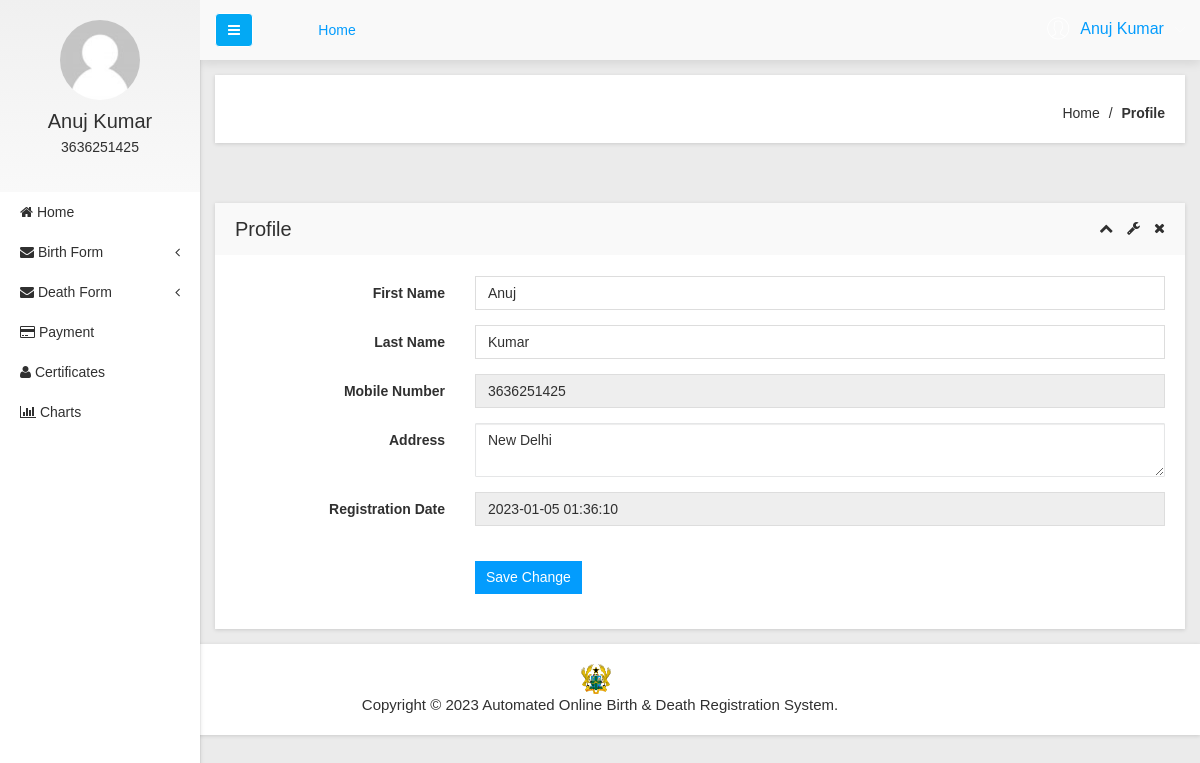
Screenshot of /user/profile.php (signed in) with the database file from the repository.
### tables this page shows
CREATE TABLE `tbluser` (
  `ID` int(10) NOT NULL,
  `FirstName` varchar(200) DEFAULT NULL,
  `LastName` varchar(200) DEFAULT NULL,
  `MobileNumber` bigint(10) DEFAULT NULL,
  `Address` mediumtext DEFAULT NULL,
  `Password` varchar(200) NOT NULL,
  `RegDate` timestamp NULL DEFAULT current_timestamp()
);

### user/profile.php (the view, shortened to what this page needs)
<?php
include('includes/dbconnection.php');
if (strlen($_SESSION['obcsuid']==0)) {
  header('location:logout.php');
  } else{
  ?>
<!doctype html>
<html class="no-js" lang="en">
<head>
    <link rel="stylesheet" href="css/bootstrap.min.css">
    <link rel="stylesheet" href="css/font-awesome.min.css">
    <link rel="stylesheet" href="css/adminpro-custon-icon.css">
    <link rel="stylesheet" href="css/meanmenu.min.css">
    <link rel="stylesheet" href="css/jquery.mCustomScrollbar.min.css">
    <link rel="stylesheet" href="css/animate.css">
    <link rel="stylesheet" href="css/modals.css">
    <link rel="stylesheet" href="css/normalize.css">
    <link rel="stylesheet" href="css/form/all-type-forms.css">
    <link rel="stylesheet" href="style.css">
    <link rel="stylesheet" href="css/responsive.css">
</head>
<body class="materialdesign">
    <div class="wrapper-pro">
   <?php include_once('includes/sidebar.php');?>
        <?php include_once('includes/header.php');?>
            <div class="breadcome-area mg-b-30 small-dn">
                <div class="container-fluid">
                    <div class="row">
                        <div class="col-lg-12">
                            <div class="breadcome-list shadow-reset">
                                <div class="row">
                                    <div class="col-lg-12">
                                        <ul class="breadcome-menu">
                                            <li><a href="dashboard.php">Home</a> <span class="bread-slash">/</span>
                                            </li>
                                            <li><span class="bread-blod">Profile</span>
                                            </li>
                                        </ul>
                                    </div>
                                </div>
                            </div>
                        </div>
                    </div>
                </div>
            </div>
            <div class="basic-form-area mg-b-15">
                <div class="container-fluid">
                    <div class="row">
                        <div class="col-lg-12">
                            <div class="sparkline12-list shadow-reset mg-t-30">
                                <div class="sparkline12-hd">
                                    <div class="main-sparkline12-hd">
                                        <h1>Profile</h1>
                                        <div class="sparkline12-outline-icon">
                                            <span class="sparkline12-collapse-link"><i class="fa fa-chevron-up"></i></span>
                                            <span><i class="fa fa-wrench"></i></span>
                                            <span class="sparkline12-collapse-close"><i class="fa fa-times"></i></span>
                                        </div>
                                    </div>
                                </div>
                                <div class="sparkline12-graph">
                                    <div class="basic-login-form-ad">
                                        <div class="row">
                                            <div class="col-lg-12">
                                                <div class="all-form-element-inner">
                                                    <form method="post">
                                                        <?php
$uid=$_SESSION['obcsuid'];
$sql="SELECT * from  tbluser where ID=:uid";
$query = $dbh -> prepare($sql);
$query->bindParam(':uid',$uid,PDO::PARAM_STR);
$query->execute();
$results=$query->fetchAll(PDO::FETCH_OBJ);
$cnt=1;
if($query->rowCount() > 0)
{
foreach($results as $row)
{               ?>
                                                        <div class="form-group-inner">
                                                            <div class="row">
                                                                <div class="col-lg-3">
                                                                    <label class="login2 pull-right pull-right-pro">First Name</label>
                                                                </div>
                                                                <div class="col-lg-9">
                                                                    <input type="text" class="form-control" name="fname" value="<?php  echo $row->FirstName;?>" required="true" />
                                                                </div>
                                                            </div>
                                                        </div>
                                                        <div class="form-group-inner">
                                                            <div class="row">
                                                                <div class="col-lg-3">
                                                                    <label class="login2 pull-right pull-right-pro">Last Name</label>
                                                                </div>
                                                                <div class="col-lg-9">
                                                                    <input type="text" class="form-control" name="lname" value="<?php  echo $row->LastName;?>" required="true" />
                                                                </div>
                                                            </div>
                                                        </div>
                                                        <div class="form-group-inner">
                                                            <div class="row">
                                                                <div class="col-lg-3">
                                                                    <label class="login2 pull-right pull-right-pro">Mobile Number</label>
                                                                </div>
                                                                <div class="col-lg-9">
                                                                    <input type="text" class="form-control" readonly="true" value="<?php  echo $row->MobileNumber;?>" />
                                                                </div>
                                                            </div>
                                                        </div>
                                                        <div class="form-group-inner">
                                                            <div class="row">
                                                                <div class="col-lg-3">
                                                                    <label class="login2 pull-right pull-right-pro">Address</label>
                                                                </div>
                                                                <div class="col-lg-9">
                                                                    <textarea type="text" class="form-control" name="add" value="" /><?php  echo $row->Address;?></textarea>
                                                                </div>
                                                            </div>
                                                        </div>
                                                       <div class="form-group-inner">
                                                            <div class="row">
                                                                <div class="col-lg-3">
                                                                    <label class="login2 pull-right pull-right-pro">Registration Date</label>
                                                                </div>
                                                                <div class="col-lg-9">
                                                                    <input type="text" class="form-control" readonly="true" value="<?php  echo $row->RegDate;?>" />
                                                                </div>
                                                            </div>
                                                        </div>
                                                    <?php $cnt=$cnt+1;}} ?>
                                                        <div class="form-group-inner">
                                                            <div class="login-btn-inner">
                                                                <div class="row">
                                                                    <div class="col-lg-3"></div>
                                                                    <div class="col-lg-9">
                                                                        <div class="login-horizental cancel-wp pull-left">
                                                                            <button class="btn btn-sm btn-primary login-submit-cs" type="submit" name="submit">Save Change</button>
                                                                        </div>
                                                                    </div>
                                                                </div>
                                                            </div>
                                                        </div>
                                                    </form>
                                                </div>
                                            </div>
                                        </div>
                                    </div>
                                </div>
                            </div>
                        </div>
                    </div>
                </div>
            </div>
        </div>
    </div>
  <?php include_once('includes/footer.php');?>
</body>
</html><?php }  ?>

### user/includes/sidebar.php (shortened to what this page needs)
<?php
include('includes/dbconnection.php');
if (strlen($_SESSION['obcsuid']==0)) {
  header('location:logout.php');
  } else{
  ?>
  <div class="left-sidebar-pro">
            <nav id="sidebar">
                <div class="sidebar-header">
                     <?php
$uid=$_SESSION['obcsuid'];
$sql="SELECT FirstName,LastName,MobileNumber from  tbluser where ID=:uid";
$query = $dbh -> prepare($sql);
$query->bindParam(':uid',$uid,PDO::PARAM_STR);
$query->execute();
$results=$query->fetchAll(PDO::FETCH_OBJ);
$cnt=1;
if($query->rowCount() > 0)
{
foreach($results as $row)
{               ?>
                    <a href="#"><img src="img/message/avatar.jpg" alt="" />
                    </a>
                    <h3><?php  echo $row->FirstName;?>  <?php  echo $row->LastName;?></h3>
                    <p><?php  echo $row->MobileNumber;?></p><?php $cnt=$cnt+1;}} ?>
                </div>
                <div class="left-custom-menu-adp-wrap">
                    <ul class="nav navbar-nav left-sidebar-menu-pro">
                        <li class="nav-item">
                            <a href="dashboard.php" role="button" aria-expanded="false"><i class="fa big-icon fa-home"></i> <span class="mini-dn">Home</span> </a>
                        </li>
                        <li class="nav-item"><a href="#" data-toggle="dropdown" role="button" aria-expanded="false" class="nav-link dropdown-toggle"><i class="fa big-icon fa-envelope"></i> <span class="mini-dn">Birth Form</span> <span class="indicator-right-menu mini-dn"><i class="fa indicator-mn fa-angle-left"></i></span></a>
                        </li>
                        <li class="nav-item"><a href="#" data-toggle="dropdown" role="button" aria-expanded="false" class="nav-link dropdown-toggle"><i class="fa big-icon fa-envelope"></i> <span class="mini-dn">Death Form</span> <span class="indicator-right-menu mini-dn"><i class="fa indicator-mn fa-angle-left"></i></span></a>
                        </li>
                        <li class="nav-item">
                            <a href="includes/pay.php" role="button" aria-expanded="false"><i class="fa fa-credit-card"></i> <span class="mini-dn">Payment</span> </a>
                        </li>
                       <li class="nav-item">
                            <a href="certificates-list.php" role="button" aria-expanded="false"><i class="fa big-icon fa-user"></i> <span class="mini-dn">Certificates</span> </a>
                        </li>
                        <li class="nav-item">
                            <a href="includes/data.php" role="button" aria-expanded="false"><i class="fa fa-bar-chart"></i> <span class="mini-dn">Charts</span> </a>
                        </li>
                    </ul>
                </div>
            </nav>
        </div><?php }  ?>

### user/includes/header.php (shortened to what this page needs)
       <?php
include('includes/dbconnection.php');
if (strlen($_SESSION['obcsuid']==0)) {
  header('location:logout.php');
  } else{
  ?>
 <div class="content-inner-all">
            <div class="header-top-area">
                <div class="fixed-header-top">
                    <div class="container-fluid">
                        <div class="row">
                            <div class="col-lg-1 col-md-6 col-sm-6 col-xs-12">
                                <button type="button" id="sidebarCollapse" class="btn bar-button-pro header-drl-controller-btn btn-info navbar-btn">
                                    <i class="fa fa-bars"></i>
                                </button>
                            </div>
                            <div class="col-lg-6 col-md-1 col-sm-1 col-xs-12">
                                <div class="header-top-menu tabl-d-n">
                                    <ul class="nav navbar-nav mai-top-nav">
                                        <li class="nav-item"><a href="dashboard.php" class="nav-link">Home</a>
                                        </li>
                                    </ul>
                                </div>
                            </div>
                            <div class="col-lg-5 col-md-5 col-sm-6 col-xs-12">
                                <div class="header-right-info">
                                    <ul class="nav navbar-nav mai-top-nav header-right-menu">
                                <?php
$uid=$_SESSION['obcsuid'];
$sql="SELECT FirstName,LastName,MobileNumber from  tbluser where ID=:uid";
$query = $dbh -> prepare($sql);
$query->bindParam(':uid',$uid,PDO::PARAM_STR);
$query->execute();
$results=$query->fetchAll(PDO::FETCH_OBJ);
$cnt=1;
if($query->rowCount() > 0)
{
foreach($results as $row)
{               ?>
                                        <li class="nav-item">
                                            <a href="#" data-toggle="dropdown" role="button" aria-expanded="false" class="nav-link dropdown-toggle">
                                                <span class="adminpro-icon adminpro-user-rounded header-riht-inf"></span>
                                                <span class="admin-name"><?php  echo $row->FirstName;?>  <?php  echo $row->LastName;?> </span>
                                                <span class="author-project-icon adminpro-icon adminpro-down-arrow"></span><?php $cnt=$cnt+1;}} ?>
                                            </a>
                                        </li>
                                    </ul>
                                </div>
                            </div>
                        </div>
                    </div>
                </div>
            </div><?php }  ?>

### rows the page displays
tbluser: FirstName "Anuj", LastName "Kumar", MobileNumber "3636251425", fname "Anuj", lname "Kumar", add "New Delhi", RegDate "2023-01-05 01:36:10"
